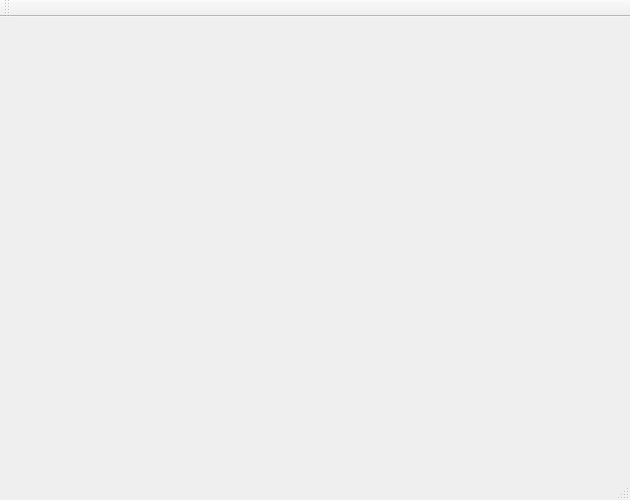
<?xml version="1.0" encoding="UTF-8"?>
<ui version="4.0">
 <class>MainWindow</class>
 <widget class="QMainWindow" name="MainWindow">
  <property name="geometry">
   <rect>
    <x>0</x>
    <y>0</y>
    <width>630</width>
    <height>500</height>
   </rect>
  </property>
  <property name="windowTitle">
   <string>VTK PLY/OBJ View</string>
  </property>
  <widget class="QWidget" name="m_centralWidget"/>
  <widget class="QMenuBar" name="m_menuBar">
   <property name="geometry">
    <rect>
     <x>0</x>
     <y>0</y>
     <width>630</width>
     <height>28</height>
    </rect>
   </property>
  </widget>
  <widget class="QToolBar" name="m_mainToolBar">
   <attribute name="toolBarArea">
    <enum>TopToolBarArea</enum>
   </attribute>
   <attribute name="toolBarBreak">
    <bool>false</bool>
   </attribute>
  </widget>
  <widget class="QStatusBar" name="m_statusBar"/>
 </widget>
 <layoutdefault spacing="6" margin="11"/>
 <resources/>
 <connections/>
</ui>
